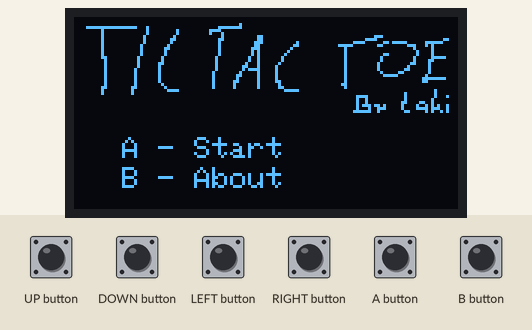
Simulated run of this sketch. Board: Arduboy, built with avr-gcc and run on an emulated ATmega32U4. Parts: 128×64 one-colour display. The inputs (shaded band) are chosen by the test bench.

Above: at 1.2 s.
1.3 s: A button pressed for 0.15 s
At 2.6 s:
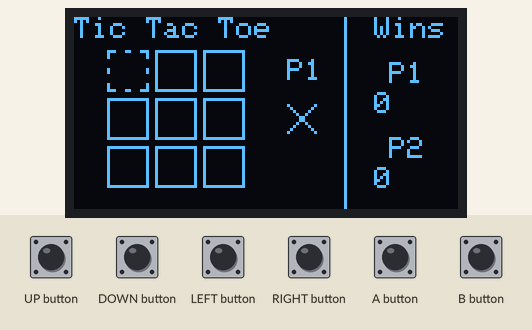
2.9 s: A button pressed for 1 s
At 3.4 s:
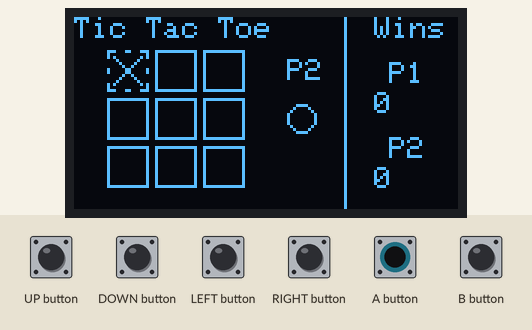
5.4 s: UP button pressed for 0.15 s
At 5.9 s:
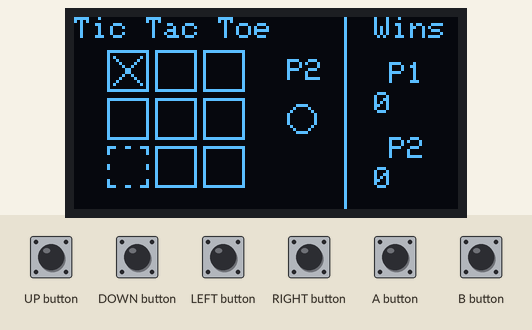
7.0 s: LEFT button pressed for 0.15 s
At 7.9 s:
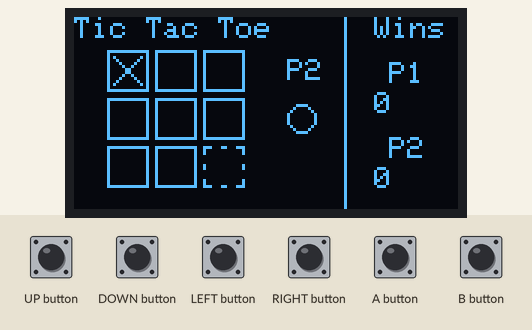
8.6 s: DOWN button pressed for 0.15 s
At 9.8 s:
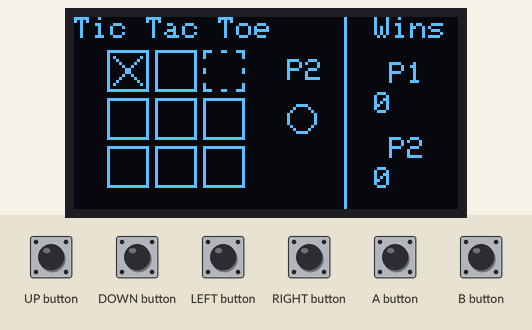
10.2 s: DOWN button pressed for 1 s
At 10.8 s:
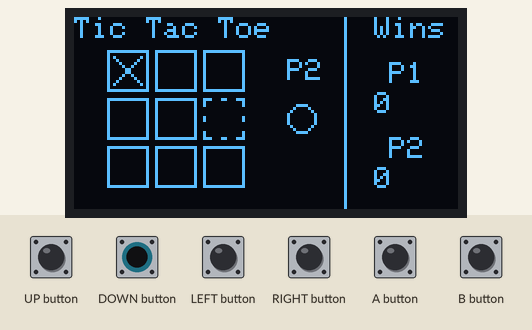
Timing chart, 0 to 13.2 s (numbered marks = the images above; inputs shaded):
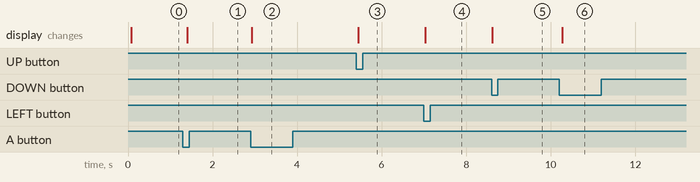

The sketch:

tictactoe.ino
```cpp
#include <Arduboy2.h>

#define TILE_SIZE 16

Arduboy2 arduboy;

const char tile_bmp[] PROGMEM = {
    0x00,
    0xfe,
    0x02,
    0x02,
    0x02,
    0x02,
    0x02,
    0x02,
    0x02,
    0x02,
    0x02,
    0x02,
    0x02,
    0x02,
    0xfe,
    0x00,
    0x00,
    0x7f,
    0x40,
    0x40,
    0x40,
    0x40,
    0x40,
    0x40,
    0x40,
    0x40,
    0x40,
    0x40,
    0x40,
    0x40,
    0x7f,
    0x00,
};

const char cursor_bmp[] PROGMEM = {
    0x00,
    0x8e,
    0x02,
    0x02,
    0x00,
    0x00,
    0x00,
    0x02,
    0x02,
    0x00,
    0x00,
    0x00,
    0x02,
    0x02,
    0x8e,
    0x00,
    0x00,
    0x71,
    0x40,
    0x40,
    0x00,
    0x00,
    0x00,
    0x40,
    0x40,
    0x00,
    0x00,
    0x00,
    0x40,
    0x40,
    0x71,
    0x00,
};

const char circle_bmp[] PROGMEM = {
    0x00,
    0x00,
    0x00,
    0xc0,
    0x20,
    0x10,
    0x08,
    0x08,
    0x08,
    0x08,
    0x10,
    0x20,
    0xc0,
    0x00,
    0x00,
    0x00,
    0x00,
    0x00,
    0x00,
    0x03,
    0x04,
    0x08,
    0x10,
    0x10,
    0x10,
    0x10,
    0x08,
    0x04,
    0x03,
    0x00,
    0x00,
    0x00,
};

const char cross_bmp[] PROGMEM = {
    0x00,
    0x00,
    0x00,
    0x08,
    0x10,
    0x20,
    0x40,
    0x80,
    0x80,
    0x40,
    0x20,
    0x10,
    0x08,
    0x00,
    0x00,
    0x00,
    0x00,
    0x00,
    0x00,
    0x10,
    0x08,
    0x04,
    0x02,
    0x01,
    0x01,
    0x02,
    0x04,
    0x08,
    0x10,
    0x00,
    0x00,
    0x00,
};

const char title_bmp[] PROGMEM = {
    0x00,
    0x00,
    0x00,
    0x00,
    0x08,
    0x08,
    0x08,
    0x08,
    0x08,
    0xf8,
    0x08,
    0x08,
    0x08,
    0x08,
    0x08,
    0x08,
    0x08,
    0x08,
    0x08,
    0x08,
    0x08,
    0x00,
    0x00,
    0xc0,
    0x38,
    0x00,
    0x00,
    0x00,
    0x00,
    0x00,
    0x00,
    0x00,
    0x80,
    0xc0,
    0x30,
    0x00,
    0x00,
    0x00,
    0x00,
    0x00,
    0x00,
    0x00,
    0x00,
    0x00,
    0x00,
    0x30,
    0x10,
    0x10,
    0x98,
    0xe8,
    0x08,
    0x08,
    0x08,
    0x08,
    0x08,
    0x0c,
    0x00,
    0x00,
    0x00,
    0x00,
    0x00,
    0xc0,
    0xc0,
    0x00,
    0x00,
    0x00,
    0x00,
    0x00,
    0x00,
    0x00,
    0x00,
    0x00,
    0x00,
    0x00,
    0x00,
    0x00,
    0x00,
    0x00,
    0x00,
    0x00,
    0x00,
    0x00,
    0x00,
    0x00,
    0x00,
    0x00,
    0x00,
    0x00,
    0x00,
    0x00,
    0x00,
    0x00,
    0x00,
    0x00,
    0x00,
    0x00,
    0x00,
    0x80,
    0x80,
    0x80,
    0xc0,
    0x40,
    0x40,
    0x00,
    0x00,
    0x00,
    0x00,
    0x00,
    0x00,
    0x00,
    0x00,
    0x00,
    0x00,
    0x00,
    0x00,
    0x00,
    0x00,
    0x00,
    0x00,
    0x00,
    0x00,
    0x00,
    0x00,
    0x80,
    0x80,
    0x00,
    0x00,
    0x00,
    0x00,
    0x00,
    0x00,
    0x00,
    0x00,
    0x00,
    0x00,
    0x00,
    0x00,
    0x3f,
    0xe0,
    0x00,
    0x00,
    0x00,
    0x00,
    0x00,
    0x00,
    0x00,
    0x00,
    0x00,
    0x00,
    0xe0,
    0x1e,
    0x01,
    0x00,
    0x00,
    0x00,
    0x00,
    0x80,
    0xe0,
    0x1c,
    0x06,
    0x01,
    0x00,
    0x00,
    0x00,
    0x00,
    0x00,
    0x00,
    0x00,
    0x00,
    0x00,
    0x00,
    0x00,
    0x00,
    0x00,
    0x00,
    0xe0,
    0x1f,
    0x00,
    0x00,
    0x00,
    0x00,
    0x00,
    0x00,
    0x00,
    0x00,
    0x80,
    0x60,
    0x1c,
    0x07,
    0xff,
    0x01,
    0x00,
    0x00,
    0x00,
    0x00,
    0x00,
    0x80,
    0x60,
    0x10,
    0x08,
    0x04,
    0x02,
    0x03,
    0x00,
    0x00,
    0x00,
    0x00,
    0x00,
    0x00,
    0x00,
    0x00,
    0x00,
    0x00,
    0x00,
    0x00,
    0x00,
    0x02,
    0x02,
    0xfe,
    0x02,
    0x02,
    0x01,
    0x01,
    0x01,
    0x01,
    0x00,
    0x00,
    0x00,
    0x00,
    0x82,
    0x62,
    0x11,
    0x11,
    0x00,
    0x01,
    0x01,
    0x01,
    0x01,
    0x01,
    0x02,
    0x82,
    0xe6,
    0x18,
    0x00,
    0x00,
    0x03,
    0xc1,
    0x7f,
    0x21,
    0x21,
    0x21,
    0x20,
    0x00,
    0x00,
    0x00,
    0x00,
    0x00,
    0x00,
    0x00,
    0x00,
    0x00,
    0x00,
    0x00,
    0x00,
    0x00,
    0x80,
    0xff,
    0x00,
    0x00,
    0x00,
    0x00,
    0x00,
    0x00,
    0x00,
    0x00,
    0x80,
    0xfe,
    0x01,
    0x00,
    0x00,
    0x00,
    0x00,
    0x00,
    0x00,
    0x3f,
    0x40,
    0x80,
    0x00,
    0x00,
    0x00,
    0x00,
    0x00,
    0x00,
    0x00,
    0x00,
    0x00,
    0x00,
    0x00,
    0x00,
    0x00,
    0x00,
    0x00,
    0xfc,
    0x03,
    0x00,
    0x00,
    0x00,
    0x00,
    0x00,
    0xe0,
    0x38,
    0x0c,
    0x03,
    0x01,
    0x02,
    0x02,
    0x02,
    0xff,
    0x00,
    0x00,
    0x00,
    0x00,
    0x00,
    0x3f,
    0xe0,
    0x80,
    0x00,
    0x00,
    0x00,
    0x00,
    0x00,
    0x00,
    0x00,
    0x00,
    0x00,
    0x00,
    0x00,
    0x00,
    0x00,
    0x00,
    0x00,
    0x00,
    0x00,
    0x00,
    0x00,
    0x40,
    0xff,
    0x00,
    0x00,
    0x00,
    0x00,
    0x00,
    0x00,
    0x00,
    0x00,
    0x00,
    0x00,
    0x03,
    0x04,
    0x08,
    0x08,
    0x08,
    0x08,
    0x08,
    0x04,
    0x04,
    0x02,
    0x03,
    0x00,
    0x00,
    0x00,
    0x00,
    0x30,
    0x38,
    0x17,
    0x10,
    0x10,
    0x10,
    0x10,
    0x10,
    0x00,
    0x00,
    0x00,
    0x00,
    0x00,
    0x00,
    0x00,
    0x00,
    0x00,
    0x00,
    0x00,
    0x00,
    0x00,
    0x03,
    0x00,
    0x00,
    0x00,
    0x00,
    0x00,
    0x00,
    0x00,
    0x00,
    0x00,
    0x03,
    0x00,
    0x00,
    0x00,
    0x00,
    0x00,
    0x00,
    0x00,
    0x00,
    0x00,
    0x00,
    0x00,
    0x01,
    0x01,
    0x01,
    0x01,
    0x00,
    0x00,
    0x00,
    0x00,
    0x00,
    0x00,
    0x00,
    0x00,
    0x00,
    0x00,
    0x00,
    0x00,
    0x00,
    0x00,
    0x00,
    0x00,
    0x00,
    0x00,
    0x00,
    0x00,
    0x00,
    0x00,
    0x00,
    0x00,
    0x00,
    0x00,
    0x00,
    0x00,
    0x00,
    0x00,
    0x00,
    0x00,
    0x00,
    0x00,
    0x00,
    0x01,
    0x01,
    0x01,
    0x01,
    0x01,
    0x00,
    0x00,
    0x00,
    0x00,
    0x00,
    0x00,
    0x00,
    0x00,
    0x00,
    0x00,
    0x00,
    0x00,
    0x00,
    0x00,
    0x00,
    0x00,
    0x00,
    0x00,
    0x80,
    0xfc,
    0x84,
    0xa4,
    0xbc,
    0xe0,
    0x00,
    0x20,
    0xe0,
    0x40,
    0x60,
    0x00,
    0x00,
    0x00,
    0x00,
    0x00,
    0x70,
    0x9e,
    0x80,
    0x00,
    0x00,
    0x60,
    0x50,
    0x50,
    0xe0,
    0x00,
    0xf8,
    0x47,
    0x60,
    0x80,
    0x00,
    0xe4,
    0x00,
    0x00,
    0x00,
};

enum class GameStates
{
    START,
    PLAYING,
    END,
    P1,
    P2,
    DRAW
} gameState;

enum class TileStates
{
    EMPTY,
    P1,
    P2
};

struct Tile
{
    TileStates state;
    uint8_t x, y;
} tiles[3][3];

struct Cursor
{
    //Tilemap position
    int8_t x_tp, y_tp;
    GameStates player;
} cursor;

struct GameInfo
{
    uint8_t winsP1, winsP2;
    GameStates winner;
} gameInfo;

bool buttonStillPressed;
bool full;

void reset();
void drawStatistics();

void setup()
{
    arduboy.begin();
    arduboy.setFrameRate(15);

    reset();

    gameInfo.winsP1 = 0;
    gameInfo.winsP2 = 0;

    buttonStillPressed = false;

    //Grid init
    for (int i = 0; i < 3; i++)
    {
        for (int j = 0; j < 3; j++)
        {
            int x = 10 + (j * TILE_SIZE);
            int y = 10 + (i * TILE_SIZE);
            tiles[i][j].x = x;
            tiles[i][j].y = y;
        }
    }
}

void loop()
{
    if (!arduboy.nextFrame())
        return;

    if (arduboy.notPressed(RIGHT_BUTTON + LEFT_BUTTON + A_BUTTON + UP_BUTTON + DOWN_BUTTON + B_BUTTON))
    {
        buttonStillPressed = false;
    }

    arduboy.clear();

    switch (gameState)
    {
    case GameStates::START:
        //Title image
        arduboy.drawBitmap(0, 0, title_bmp, WIDTH, HEIGHT / 2, WHITE);
        arduboy.setCursor(16, 40);
        arduboy.print("A - Start");
        arduboy.setCursor(16, 50);
        arduboy.print("B - About");

        //Button Input
        if (!buttonStillPressed)
        {
            if (arduboy.pressed(A_BUTTON))
            {
                gameState = GameStates::PLAYING;
                buttonStillPressed = true;
            }
            else if (arduboy.pressed(B_BUTTON))
            {
                //TODO: About screen
                buttonStillPressed = true;
            }
        }

        break;
    case GameStates::PLAYING:
        //Title
        arduboy.setCursor(0, 0);
        arduboy.print("Tic Tac Toe");

        //Button Input
        if (!buttonStillPressed)
        {
            if (arduboy.pressed(UP_BUTTON))
            {
                cursor.x_tp--;
                if (cursor.x_tp == -1)
                    cursor.x_tp = 2;
                else
                    cursor.x_tp = abs(cursor.x_tp) % 3;
                buttonStillPressed = true;
            }
            else if (arduboy.pressed(DOWN_BUTTON))
            {
                cursor.x_tp++;
                cursor.x_tp = abs(cursor.x_tp) % 3;
                buttonStillPressed = true;
            }
            else if (arduboy.pressed(LEFT_BUTTON))
            {
                cursor.y_tp--;
                if (cursor.y_tp == -1)
                    cursor.y_tp = 2;
                else
                    cursor.y_tp = abs(cursor.y_tp) % 3;
                buttonStillPressed = true;
            }
            else if (arduboy.pressed(RIGHT_BUTTON))
            {
                cursor.y_tp++;
                cursor.y_tp = abs(cursor.y_tp) % 3;
                buttonStillPressed = true;
            }
            else if (arduboy.pressed(A_BUTTON))
            {

                if (tiles[cursor.x_tp][cursor.y_tp].state == TileStates::EMPTY)
                {
                    if (cursor.player == GameStates::P1)
                    {
                        tiles[cursor.x_tp][cursor.y_tp].state = TileStates::P1;
                        cursor.player = GameStates::P2;
                    }
                    else if (cursor.player == GameStates::P2)
                    {
                        tiles[cursor.x_tp][cursor.y_tp].state = TileStates::P2;
                        cursor.player = GameStates::P1;
                    }
                }
                buttonStillPressed = true;
            }
            else if (arduboy.pressed(B_BUTTON))
            {
                reset();
                buttonStillPressed = true;
            }
        }

        //Tiles
        for (int i = 0; i < 3; i++)
        {
            for (int j = 0; j < 3; j++)
            {

                //Grid
                if (cursor.x_tp == i && cursor.y_tp == j)
                {
                    //Cursor
                    arduboy.drawBitmap(tiles[i][j].x, tiles[i][j].y, cursor_bmp, TILE_SIZE, TILE_SIZE, WHITE);
                }
                else
                {
                    //Tile
                    arduboy.drawBitmap(tiles[i][j].x, tiles[i][j].y, tile_bmp, TILE_SIZE, TILE_SIZE, WHITE);
                }

                //Player drawings
                if (tiles[i][j].state == TileStates::P1)
                {
                    arduboy.drawBitmap(tiles[i][j].x, tiles[i][j].y, cross_bmp, TILE_SIZE, TILE_SIZE, WHITE);
                }
                else if (tiles[i][j].state == TileStates::P2)
                {
                    arduboy.drawBitmap(tiles[i][j].x, tiles[i][j].y, circle_bmp, TILE_SIZE, TILE_SIZE, WHITE);
                }
            }
        }

        //Statistics - Player
        arduboy.setCursor(10 + (TILE_SIZE * 3) + 13, 14);
        if (cursor.player == GameStates::P1)
        {
            arduboy.print("P1");
            arduboy.drawBitmap(10 + (TILE_SIZE * 3) + 10, 10 + TILE_SIZE, cross_bmp, TILE_SIZE, TILE_SIZE, WHITE);
        }
        else if (cursor.player == GameStates::P2)
        {
            arduboy.print("P2");
            arduboy.drawBitmap(10 + (TILE_SIZE * 3) + 10, 10 + TILE_SIZE, circle_bmp, TILE_SIZE, TILE_SIZE, WHITE);
        }

        drawStatistics();

        //Check for win

        for (int i = 0; i < 3; i++)
        {
            //Horizontal
            if (tiles[i][0].state == TileStates::P1 && tiles[i][1].state == TileStates::P1 && tiles[i][2].state == TileStates::P1)
            {
                gameInfo.winner = GameStates::P1;
            }
            else if (tiles[i][0].state == TileStates::P2 && tiles[i][1].state == TileStates::P2 && tiles[i][2].state == TileStates::P2)
            {
                gameInfo.winner = GameStates::P2;
            } //Vertikal
            else if (tiles[0][i].state == TileStates::P1 && tiles[1][i].state == TileStates::P1 && tiles[2][i].state == TileStates::P1)
            {
                gameInfo.winner = GameStates::P1;
            }
            else if (tiles[0][i].state == TileStates::P2 && tiles[1][i].state == TileStates::P2 && tiles[2][i].state == TileStates::P2)
            {
                gameInfo.winner = GameStates::P2;
            } //Up - Down -> Diagonal  TODO: Put out of loop
            else if (tiles[0][0].state == TileStates::P1 && tiles[1][1].state == TileStates::P1 && tiles[2][2].state == TileStates::P1)
            {
                gameInfo.winner = GameStates::P1;
            }
            else if (tiles[0][0].state == TileStates::P2 && tiles[1][1].state == TileStates::P2 && tiles[2][2].state == TileStates::P2)
            {
                gameInfo.winner = GameStates::P2;
            } //Down - Up -> Diagonal  TODO: Put out of loop
            else if (tiles[2][0].state == TileStates::P1 && tiles[1][1].state == TileStates::P1 && tiles[0][2].state == TileStates::P1)
            {
                gameInfo.winner = GameStates::P1;
            }
            else if (tiles[2][0].state == TileStates::P2 && tiles[1][1].state == TileStates::P2 && tiles[0][2].state == TileStates::P2)
            {
                gameInfo.winner = GameStates::P2;
            }
        }

        if (gameInfo.winner == GameStates::P1)
        {
            gameInfo.winsP1++;
            gameState = GameStates::END;
        }
        else if (gameInfo.winner == GameStates::P2)
        {
            gameInfo.winsP2++;
            gameState = GameStates::END;
        }
        else
        {
            //Check for draw
            full = true;
            for (int i = 0; i < 3; i++)
            {
                for (int j = 0; j < 3; j++)
                {
                    if (tiles[i][j].state == TileStates::EMPTY)
                    {
                        full = false;
                        break;
                    }
                }
            }

            if (full)
            {
                gameInfo.winner = GameStates::DRAW;
                gameState = GameStates::END;
            }
        }

        break;
    case GameStates::END:

        arduboy.setCursor(0, 0);

        switch (gameInfo.winner)
        {
        case GameStates::DRAW:
            arduboy.print("It's a draw!");
            break;
        case GameStates::P1:
            arduboy.print("Player 1 wins!");
            break;
        case GameStates::P2:
            arduboy.print("Player 2 wins!");
            break;
        }

        //Button Input
        if (!buttonStillPressed)
        {
            if (arduboy.pressed(A_BUTTON) || arduboy.pressed(B_BUTTON))
            {
                reset();
                gameState = GameStates::PLAYING;
                buttonStillPressed = true;
            }
        }

        drawStatistics();
        break;
    }

    arduboy.display();
}

void reset()
{
    gameState = GameStates::START;
    cursor.x_tp = 0;
    cursor.y_tp = 0;
    cursor.player = GameStates::P1;

    gameInfo.winner = GameStates::PLAYING;

    //Grid init
    for (int i = 0; i < 3; i++)
    {
        for (int j = 0; j < 3; j++)
        {
            tiles[i][j].state = TileStates::EMPTY;
        }
    }
}

void drawStatistics()
{
    //Seperator
    arduboy.drawLine(90, 0, 90, 64, WHITE);

    //Statistics - Wins
    arduboy.setCursor(100, 0);
    arduboy.print("Wins");

    arduboy.setCursor(105, 15);
    arduboy.print("P1");
    arduboy.setCursor(100, 25);
    arduboy.print(gameInfo.winsP1);

    arduboy.setCursor(105, 40);
    arduboy.print("P2");
    arduboy.setCursor(100, 50);
    arduboy.print(gameInfo.winsP2);
}
```

Measured:
- after the input at 1.3 s, the display: changes after 0.10 s (image 1)
- after the input at 2.9 s, the display: changes at once (image 2)
- after the input at 5.4 s, the display: changes at once (image 3)
- after the input at 7.0 s, the display: changes at once (image 4)
- after the input at 8.6 s, the display: changes at once (image 5)
- after the input at 10.2 s, the display: changes after 0.08 s (image 6)
